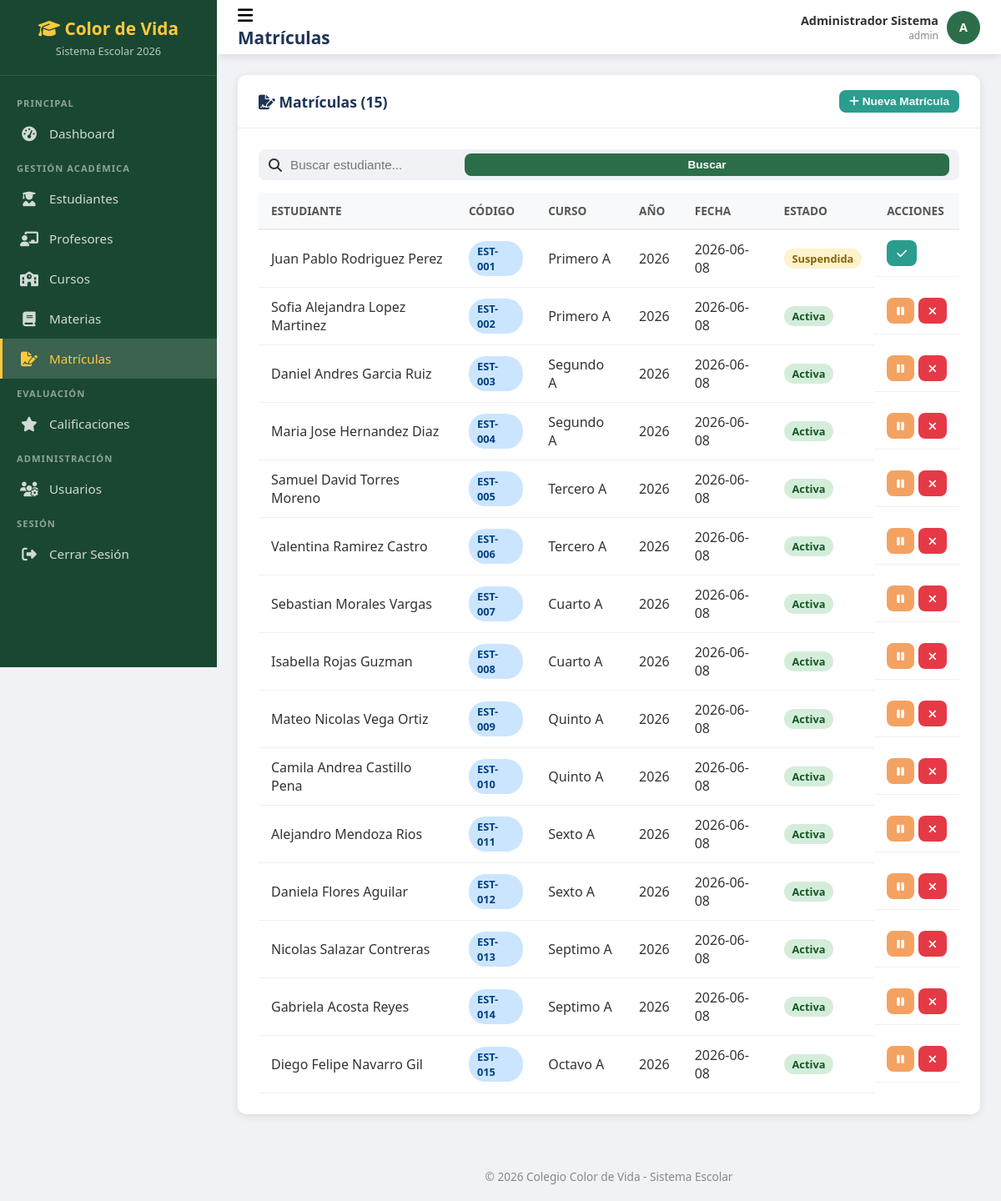
Page /matriculas.php (signed in) on the committed database.
### tables this page shows
CREATE TABLE `matriculas` (
  `id` int(11) NOT NULL AUTO_INCREMENT,
  `estudiante_id` int(11) NOT NULL,
  `curso_id` int(11) NOT NULL,
  `anio` int(11) NOT NULL,
  `fecha_matricula` date DEFAULT curdate(),
  `estado` varchar(20) DEFAULT 'Activa',
  `observaciones` text DEFAULT NULL,
  `creado_en` timestamp NULL DEFAULT current_timestamp(),
  PRIMARY KEY (`id`),
  UNIQUE KEY `uk_est_anio` (`estudiante_id`,`anio`),
  KEY `curso_id` (`curso_id`),
  CONSTRAINT `matriculas_ibfk_1` FOREIGN KEY (`estudiante_id`) REFERENCES `estudiantes` (`id`) ON DELETE CASCADE,
  CONSTRAINT `matriculas_ibfk_2` FOREIGN KEY (`curso_id`) REFERENCES `cursos` (`id`)
);

CREATE TABLE `estudiantes` (
  `id` int(11) NOT NULL AUTO_INCREMENT,
  `usuario_id` int(11) DEFAULT NULL,
  `codigo` varchar(20) NOT NULL,
  `nombre` varchar(100) NOT NULL,
  `apellido` varchar(100) NOT NULL,
  `tipo_documento` varchar(10) DEFAULT 'TI',
  `numero_documento` varchar(20) NOT NULL,
  `email` varchar(150) DEFAULT NULL,
  `telefono` varchar(20) DEFAULT NULL,
  `direccion` varchar(200) DEFAULT NULL,
  `fecha_nacimiento` date DEFAULT NULL,
  `genero` varchar(10) DEFAULT NULL,
  `acudiente_nombre` varchar(200) DEFAULT NULL,
  `acudiente_telefono` varchar(20) DEFAULT NULL,
  `acudiente_email` varchar(150) DEFAULT NULL,
  `curso_id` int(11) DEFAULT NULL,
  `activo` tinyint(1) DEFAULT 1,
  `foto` varchar(255) DEFAULT NULL,
  `creado_en` timestamp NULL DEFAULT current_timestamp(),
  PRIMARY KEY (`id`),
  UNIQUE KEY `codigo` (`codigo`),
  UNIQUE KEY `numero_documento` (`numero_documento`),
  UNIQUE KEY `usuario_id` (`usuario_id`),
  KEY `curso_id` (`curso_id`),
  CONSTRAINT `estudiantes_ibfk_1` FOREIGN KEY (`usuario_id`) REFERENCES `usuarios` (`id`) ON DELETE SET NULL,
  CONSTRAINT `estudiantes_ibfk_2` FOREIGN KEY (`curso_id`) REFERENCES `cursos` (`id`) ON DELETE SET NULL
);

CREATE TABLE `cursos` (
  `id` int(11) NOT NULL AUTO_INCREMENT,
  `grado_id` int(11) NOT NULL,
  `nombre` varchar(50) NOT NULL,
  `anio` int(11) NOT NULL,
  `director_id` int(11) DEFAULT NULL,
  `jornada` varchar(20) DEFAULT 'Manana',
  `salon` varchar(20) DEFAULT NULL,
  `capacidad` int(11) DEFAULT 30,
  `activo` tinyint(1) DEFAULT 1,
  `creado_en` timestamp NULL DEFAULT current_timestamp(),
  PRIMARY KEY (`id`),
  KEY `grado_id` (`grado_id`),
  KEY `director_id` (`director_id`),
  CONSTRAINT `cursos_ibfk_1` FOREIGN KEY (`grado_id`) REFERENCES `grados` (`id`),
  CONSTRAINT `cursos_ibfk_2` FOREIGN KEY (`director_id`) REFERENCES `profesores` (`id`) ON DELETE SET NULL
);

### matriculas.php (the view, shortened to what this page needs)
<?php
require_once 'includes/header.php';
require_once 'includes/db.php';
$buscar = trim($_GET['buscar'] ?? '');
$where = $buscar ? "WHERE (e.nombre LIKE ? OR e.apellido LIKE ? OR e.codigo LIKE ?)" : "";
$params = $buscar ? ["%$buscar%","%$buscar%","%$buscar%"] : [];
$stmt = $pdo->prepare("SELECT m.*, CONCAT(e.nombre,' ',e.apellido) as estudiante_nombre, e.codigo as estudiante_codigo, c.nombre as curso_nombre FROM matriculas m JOIN estudiantes e ON e.id=m.estudiante_id JOIN cursos c ON c.id=m.curso_id $where ORDER BY m.creado_en DESC");
$stmt->execute($params);
$matriculas = $stmt->fetchAll();
?>
<div class="card">
    <div class="card-header">
        <h2><i class="fas fa-file-signature"></i> Matrículas (<?= count($matriculas) ?>)</h2>
        <button class="btn btn-success btn-sm" onclick="openModal('modal-nuevo')">
            <i class="fas fa-plus"></i> Nueva Matrícula
        </button>
    </div>
    <div class="card-body">
        <form method="GET" class="search-box">
            <i class="fas fa-search"></i>
            <input type="text" name="buscar" placeholder="Buscar estudiante..." value="<?= htmlspecialchars($buscar) ?>">
            <button type="submit" class="btn btn-sm btn-primary">Buscar</button>
        </form>
        <div class="table-responsive">
            <table>
                <thead>
                    <tr>
                        <th>Estudiante</th>
                        <th>Código</th>
                        <th>Curso</th>
                        <th>Año</th>
                        <th>Fecha</th>
                        <th>Estado</th>
                        <th>Acciones</th>
                    </tr>
                </thead>
                <tbody>
                    <?php foreach ($matriculas as $mat): ?>
                    <tr>
                        <td><?= htmlspecialchars($mat['estudiante_nombre']) ?></td>
                        <td><span class="badge badge-primary"><?= $mat['estudiante_codigo'] ?></span></td>
                        <td><?= htmlspecialchars($mat['curso_nombre']) ?></td>
                        <td><?= $mat['anio'] ?></td>
                        <td><?= $mat['fecha_matricula'] ?></td>
                        <td>
                            <?php
                            $badge = $mat['estado'] === 'Activa' ? 'success' : ($mat['estado'] === 'Cancelada' ? 'danger' : 'warning');
                            ?>
                            <span class="badge badge-<?= $badge ?>"><?= $mat['estado'] ?></span>
                        </td>
                        <td class="actions">
                            <?php if ($mat['estado'] === 'Activa'): ?>
                            <a href="?cambiar_estado=<?= $mat['id'] ?>&estado=Suspendida" class="btn btn-sm btn-warning" title="Suspender"><i class="fas fa-pause"></i></a>
                            <a href="?cambiar_estado=<?= $mat['id'] ?>&estado=Cancelada" class="btn btn-sm btn-danger" title="Cancelar"><i class="fas fa-times"></i></a>
                            <?php else: ?>
                            <a href="?cambiar_estado=<?= $mat['id'] ?>&estado=Activa" class="btn btn-sm btn-success" title="Reactivar"><i class="fas fa-check"></i></a>
                            <?php endif; ?>
                        </td>
                    </tr>
                    <?php endforeach; ?>
                </tbody>
            </table>
        </div>
    </div>
</div>
<?php require_once 'includes/footer.php'; ?>

### css/estilos.css (style rules this page uses)
:root { --primary: #2c6e49; --primary-dark: #1a4731; --primary-light: #4c956c; --secondary: #fefee3; --accent: #ffc93c; --danger: #e63946; --warning: #f4a261; --info: #457b9d; --dark: #1d3557; --light: #f1faee; --sidebar-width: 260px; --header-height: 65px; --shadow: 0 2px 10px rgba(0,0,0,0.1); --radius: 10px; }
* { margin: 0; padding: 0; box-sizing: border-box; }
body { font-family: 'Segoe UI', Tahoma, Geneva, Verdana, sans-serif; background-color: #f0f2f5; color: #333; min-height: 100vh; }
.btn { display: inline-block; padding: 12px 24px; border: none; border-radius: 8px; cursor: pointer; font-size: 1rem; font-weight: 600; text-decoration: none; transition: all 0.3s; text-align: center; }
.btn-primary { background: var(--primary); color: white; width: 100%; }
.btn-danger { background: var(--danger); color: white; }
.btn-warning { background: var(--warning); color: white; }
.btn-success { background: #2a9d8f; color: white; }
.btn-sm { padding: 6px 12px; font-size: 0.85rem; }
.card { background: white; border-radius: var(--radius); box-shadow: var(--shadow); margin-bottom: 20px; }
.card-header { padding: 18px 25px; border-bottom: 1px solid #eee; display: flex; align-items: center; justify-content: space-between; }
.card-header h2 { font-size: 1.1rem; color: var(--dark); }
.card-body { padding: 25px; }
.table-responsive { overflow-x: auto; }
table { width: 100%; border-collapse: collapse; }
table th { background: #f8f9fa; padding: 12px 15px; text-align: left; font-weight: 600; color: #555; font-size: 0.85rem; text-transform: uppercase; border-bottom: 2px solid #e9ecef; }
table td { padding: 12px 15px; border-bottom: 1px solid #f0f0f0; vertical-align: middle; }
.badge { display: inline-block; padding: 3px 10px; border-radius: 20px; font-size: 0.8rem; font-weight: 600; }
.badge-success { background: #d4edda; color: #155724; }
.badge-warning { background: #fff3cd; color: #856404; }
.badge-primary { background: #cce5ff; color: #004085; }
.actions { display: flex; gap: 5px; }
.search-box { display: flex; align-items: center; background: #f0f2f5; border-radius: 8px; padding: 0 12px; margin-bottom: 15px; }
.search-box input { border: none; background: none; padding: 10px; flex: 1; font-size: 0.95rem; }

### rows in the picture
matriculas: estudiante_nombre "Juan Pablo Rodriguez Perez", estudiante.codigo "EST-001", curso.nombre "Primero A", anio "2026", fecha_matricula "2026-06-08", estado "Suspendida"
matriculas: estudiante_nombre "Sofia Alejandra Lopez Martinez", estudiante.codigo "EST-002", curso.nombre "Primero A", anio "2026", fecha_matricula "2026-06-08", estado "Activa"
matriculas: estudiante_nombre "Daniel Andres Garcia Ruiz", estudiante.codigo "EST-003", curso.nombre "Segundo A", anio "2026", fecha_matricula "2026-06-08", estado "Activa"
matriculas: estudiante_nombre "Maria Jose Hernandez Diaz", estudiante.codigo "EST-004", curso.nombre "Segundo A", anio "2026", fecha_matricula "2026-06-08", estado "Activa"
matriculas: estudiante_nombre "Samuel David Torres Moreno", estudiante.codigo "EST-005", curso.nombre "Tercero A", anio "2026", fecha_matricula "2026-06-08", estado "Activa"
matriculas: estudiante_nombre "Valentina Ramirez Castro", estudiante.codigo "EST-006", curso.nombre "Tercero A", anio "2026", fecha_matricula "2026-06-08", estado "Activa"
matriculas: estudiante_nombre "Sebastian Morales Vargas", estudiante.codigo "EST-007", curso.nombre "Cuarto A", anio "2026", fecha_matricula "2026-06-08", estado "Activa"
matriculas: estudiante_nombre "Isabella Rojas Guzman", estudiante.codigo "EST-008", curso.nombre "Cuarto A", anio "2026", fecha_matricula "2026-06-08", estado "Activa"
matriculas: estudiante_nombre "Mateo Nicolas Vega Ortiz", estudiante.codigo "EST-009", curso.nombre "Quinto A", anio "2026", fecha_matricula "2026-06-08", estado "Activa"
matriculas: estudiante_nombre "Camila Andrea Castillo Pena", estudiante.codigo "EST-010", curso.nombre "Quinto A", anio "2026", fecha_matricula "2026-06-08", estado "Activa"
matriculas: estudiante_nombre "Alejandro Mendoza Rios", estudiante.codigo "EST-011", curso.nombre "Sexto A", anio "2026", fecha_matricula "2026-06-08", estado "Activa"
matriculas: estudiante_nombre "Daniela Flores Aguilar", estudiante.codigo "EST-012", curso.nombre "Sexto A", anio "2026", fecha_matricula "2026-06-08", estado "Activa"
matriculas: estudiante_nombre "Nicolas Salazar Contreras", estudiante.codigo "EST-013", curso.nombre "Septimo A", anio "2026", fecha_matricula "2026-06-08", estado "Activa"
matriculas: estudiante_nombre "Gabriela Acosta Reyes", estudiante.codigo "EST-014", curso.nombre "Septimo A", anio "2026", fecha_matricula "2026-06-08", estado "Activa"
matriculas: estudiante_nombre "Diego Felipe Navarro Gil", estudiante.codigo "EST-015", curso.nombre "Octavo A", anio "2026", fecha_matricula "2026-06-08", estado "Activa"

### other values in the picture
$anio "2026"
$pagina_titulo "Matrículas"
$nombre_usuario "Administrador Sistema"
$rol_usuario "admin"
$inicial "A"
count($matriculas) "15"
